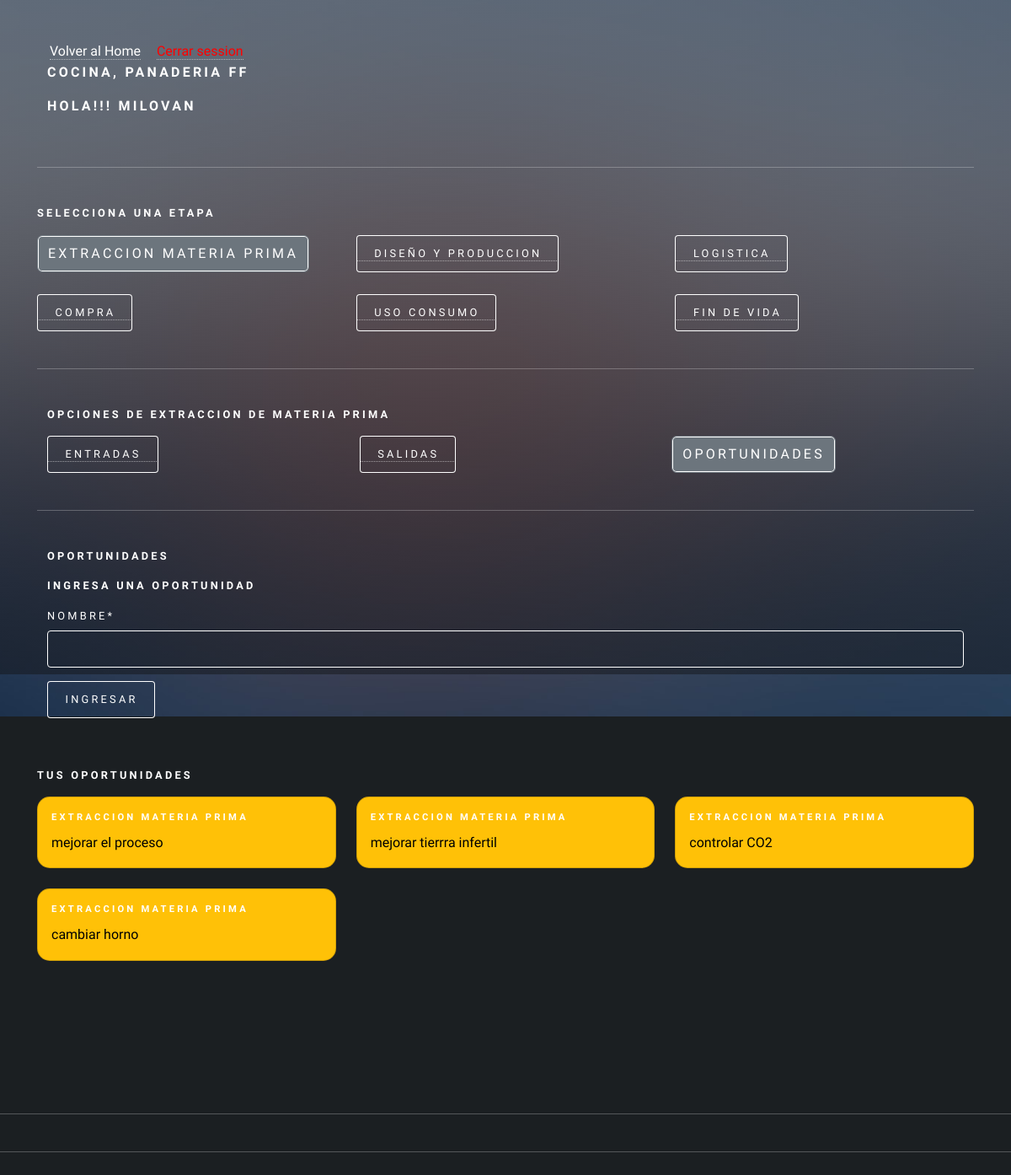
/agregar_oportunidad_extraccion (signed in), run on the app's committed database.
### app/models.py (models this page shows, shortened)
class RegistroTrabajador(models.Model):
    id_registro = models.AutoField(primary_key=True)
    id_usuario = models.ForeignKey(Usuario, on_delete=models.CASCADE)
    descripcion = models.TextField(max_length=160)
    id_area = models.ForeignKey(AreaEmpresa, on_delete=models.CASCADE)

class AreaEmpresa(models.Model):
    id_area = models.AutoField(primary_key=True)
    nombre  = models.CharField(max_length=20)
    productos = models.CharField(max_length=50)
    id_empresa = models.ForeignKey(Empresa, on_delete=models.CASCADE)
    def nombre_area(self):
        return "{}, {}". format(self.nombre, self.id_empresa)
    def __str__(self):
        return self.nombre_area()

class Empresa(models.Model):
    id_empresa = models.AutoField(primary_key=True)
    nombre  = models.CharField(max_length=20)
    def __str__(self):
        return self.nombre

class Oportunidades(models.Model):
    id_entrada = models.AutoField(primary_key=True)
    nombre  = models.CharField(max_length=50)
    fecha =  models.DateField(auto_now_add=True)
    etapa = models.ForeignKey(Etapa, on_delete=models.CASCADE)
    usuario =models.ForeignKey(Usuario, on_delete=models.CASCADE)
    id_area = models.ForeignKey(AreaEmpresa, on_delete=models.CASCADE)

class Etapa(models.Model):
    id_etapa = models.AutoField(primary_key=True)
    nombre  = models.CharField(max_length=50)
    fecha_inicio  = models.DateField()
    fecha_termino  = models.DateField()
    area = models.ForeignKey(AreaEmpresa, on_delete=models.CASCADE)
    ciclo = models.ForeignKey(CicloArea, on_delete=models.CASCADE)
    activo = models.BooleanField()
    def __str__(self):
        return self.nombre

### user/models.py (models this page shows, shortened)
class Usuario(AbstractUser):
    telefono = models.IntegerField(null=True)

### app/views.py (the view, shortened to what this page needs)
# urls.py: path('agregar_oportunidad_extraccion', agregarOportunidadExtraccion, name="agregar_oportunidad_extraccion"),
def agregarOportunidadExtraccion(request):
    if request.user.is_authenticated:
        registros = RegistroTrabajador.objects.filter(id_usuario=request.user)
        etapa = Etapa.objects.values_list("id_etapa", flat=True).filter(nombre="Extraccion materia prima")
        oportunidades = Oportunidades.objects.filter(usuario=request.user)
        areaTrabajador = RegistroTrabajador.objects.values_list("id_area", flat=True).filter(id_usuario = request.user)
        data = {
            'form': OportunidadForm(),
            'registros': registros,
            'oportunidad': oportunidades
        }
        return render(request,'autodiagnostico/extraccion/oportunidad/agregar_oportunidad.html', data)
    else:
        return render(request, 'autodiagnostico/extraccion/oportunidad/agregar_oportunidad.html')

### app/forms.py
class OportunidadForm(forms.ModelForm):
    class Meta:
        model = Oportunidades
        fields = 'nombre',

### app/templates/autodiagnostico/extraccion/oportunidad/agregar_oportunidad.html (shortened to what this page needs)
{% extends 'autodiagnostico/extraccion/home_extraccion.html' %}
{% load static %}
{% load crispy_forms_tags %}
{% block extraccion %}
<div class="container">
    <h4>Oportunidades</h4>
    <form action="" method="post">
        <h4>Ingresa una oportunidad</h4>
        {{form | crispy}}
        <div>
            <input type="submit" class="btn btn-primary" value="ingresar">
        </div>
    </form>
</div>
<br>
<h4>Tus Oportunidades</h4>
<div class="row row-cols-1 row-cols-md-3 g-4">
    {% for p in oportunidad %}
    {% if p.etapa.nombre == "Extraccion materia prima" %}
        <div class="col">
            <div class="card text-bg-warning">
                <div class="card-body">
                    <h5 class="card-title">{{p.etapa}}</h5>
                    <p class="card-text">{{p.nombre}}</p>
                </div>
            </div>
        </div>
    {% endif %}
    {% endfor %}
</div>
{% endblock extraccion %}

### app/templates/autodiagnostico/auto_diagnostico.html (shortened to what this page needs)
{% load static %}
<!DOCTYPE HTML>
<html>
<head>
    <link href="https://cdn.jsdelivr.net/npm/bootstrap@5.2.0/dist/css/bootstrap.min.css" rel="stylesheet"
>
    <link rel="stylesheet" href="{% static 'css/main.css' %}" />
    <link rel="stylesheet" href="{% static 'css/style.css' %}">
</head>
<body class="is-preload">
    <div id="wrapper">
        <div class="container-sm">
            {% if user.is_authenticated %}
            <a id="home_admin" href="{% url 'home' %}">Volver al Home</a>  <a href="{% url 'logout' %}" id="cerrarSesion">Cerrar session</a>
            {% if registros %}
            <div class="container-sm">
                <div class="row">
                    {% for i in registros %}
                        <h3>{{i.id_area}}</h3>
                    {% endfor %}
                    <h3>Hola!!! {{user.username}}</h3>
                </div>
            </div>
            <hr>
            <h4>Selecciona una Etapa</h4>
            <div class="row">
                <div class="col">
                    <a href="{% url 'extraccion_materiaPrima' %}"><button type="button" id="extraccion">Extraccion
                            Materia Prima</button></a>
                </div>
                <div class="col">
                    <a href="{% url 'diseño_Produccion' %}"><button type="button" id="diseño">Diseño y
                            produccion</button></a>
                </div>
                <div class="col">
                    <a href="{% url 'logistica' %}"><button type="button" id="logistica">Logistica</button></a>
                </div>
            </div>
            <br>
            <div class="row">
                <div class="col">
                    <a href="{% url 'compra' %}"><button type="button" id="compra">Compra</button></a>
                </div>
                <div class="col">
                    <a href="{% url 'uso_consumo' %}"><button type="button" id="uso">Uso consumo</button></a>
                </div>
                <div class="col">
                    <a href="{% url 'fin_vida' %}"><button type="button" id="fin">Fin de vida</button></a>
                </div>
            </div>
            <hr>
            {% block body %}{% endblock %}
        </div>
        {% else %}
        <h1>Registra la empresa y el area a la que perteneces!!!!</h1>
        <a href="{% url 'agregar_Area' user.id  %}"><button type="button">Aqui</button></a>
        {% endif %}
        {% else %}
        <h1>Inicia Session</h1>
        <p>Para acceder a tu Auto Diagnostico </p>
        <a href="{% url 'login'  %}"><button type="button">Inicia Session</button></a>
        {% endif %}
    </div>
    <hr>
    <hr>
    <br>
    <br>
    <div id="bg"></div>
</body>
</html>

### static/css/style.css (style rules this page uses)
.card { background-color: rgba(27, 31, 34, 0.85); border-radius: 15px; }
#cerrarSesion { color: red; text-decoration: none; margin-left: 15px; }
#home_admin { margin-left: 15px; }

### data on the page
RegistroTrabajador: id_area "COCINA, PANADERIA FF"
Usuario: username "MILOVAN"
Oportunidades: etapa "EXTRACCION MATERIA PRIMA", nombre "mejorar el proceso"
Oportunidades: etapa "EXTRACCION MATERIA PRIMA", nombre "mejorar tierrra infertil"
Oportunidades: etapa "EXTRACCION MATERIA PRIMA", nombre "controlar CO2"
Oportunidades: etapa "EXTRACCION MATERIA PRIMA", nombre "cambiar horno"
